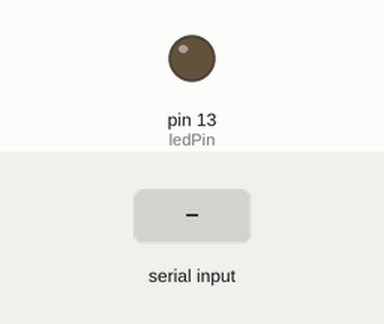
The sketch below on a simulated Arduino Uno, built with avr-gcc and run on an emulated ATmega328P. Parts: output pins drawn as LEDs (lit = HIGH). The test bench sets the inputs (shaded band).

Above: at 1.2 s.
1.3 s: byte 30 received over Serial
At 1.7 s:
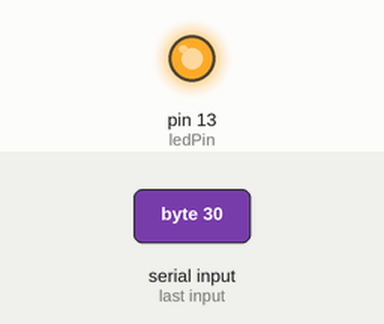
Timing chart, 0 to 4.3 s (numbered marks = the images above; inputs shaded):
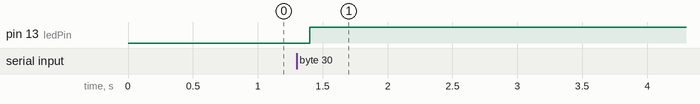

The sketch:

digital_output.ino
```cpp
// A Digital Output controlled from Max
// - - - - - - -

// a constant or read-only variable to hold the LED's pin number
const int ledPin = 13;

void setup()
{
  // set pin 13 as output, to light up the LED
  // whenever it is told so from MAX (or PD)
  pinMode(ledPin, OUTPUT);
  // opens serial port, sets data rate to 9600 bps
  // this starts the serial communication so the Arduino
  // and MAX can communicate with each other
  Serial.begin(9600);
} // end of the setup function

void loop()
{
  // see if there's incoming serial data
  if (Serial.available() > 0) {
    // we will receive packets of information from Max
    // space is a separator so we need to store each value
    // and do this in this variable
    byte value = Serial.read();
    // LED is ON or OFF, 1 or 0
    digitalWrite(ledPin, value);
  } // end serial
  // take a 100 millisecond break
  // to avoid bouncing & give serial communication the time
  delay(100);
} // end of the loop function
```

Measured:
- after the input at 1.3 s, pin 13 (ledPin): LOW → HIGH after 0.10 s
